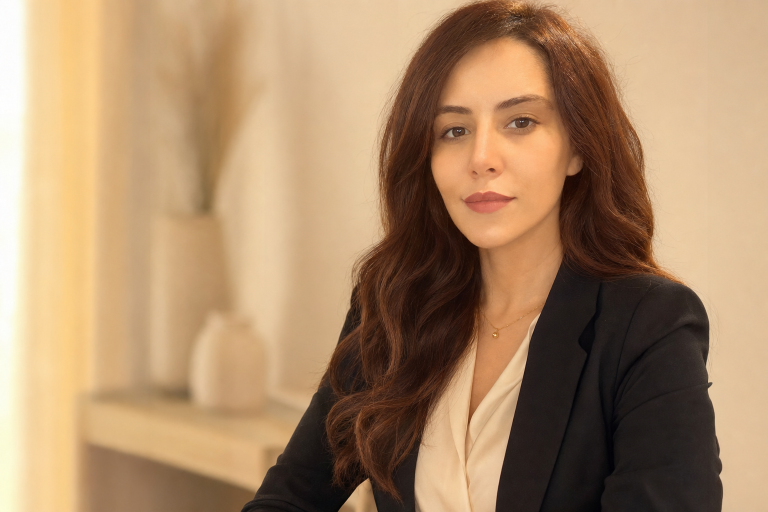
#> input picture Assets/nesreen-hero-generated.png, 1536 x 1024 px, found by its file name (shown at 1/2 size)
$ python merge_portraits.py
#> lines starting #> are read from the running program, lines starting #| are printed output that depends on the picture
#> in export, im is the input picture: PIL image 1536x1024 RGB; mean R, G, B 170.6, 138.2, 104.8
"""Export generated home + coaching portraits into estrella/*.jpg."""
from __future__ import annotations

import shutil
from pathlib import Path

from PIL import Image, ImageOps

BASE = Path(__file__).resolve().parents[1]
REPO = BASE.parent
ASSETS = REPO / "assets"
OUTPUT_SIZE = (1200, 1500)

SOURCES = {
    "nesreen-hero.jpg": ASSETS / "nesreen-hero-generated.png",
    "nesreen-coaching.jpg": ASSETS / "nesreen-coaching-generated-v2.png",
}


def crop_to_ratio(
    im: Image.Image,
    ratio_w: int,
    ratio_h: int,
    *,
    anchor_y: float = 0.12,
) -> Image.Image:
#> called with ratio_w = 4, ratio_h = 5, anchor_y = 0.1
    w, h = im.size
#> w = 1536; h = 1024
    target = ratio_w / ratio_h
    current = w / h
#> current = 1.5
    if current > target:
        new_w = int(h * target)
#> new_w = 819
        new_h = h
#> new_h = 1024
    else:
        new_w = w
        new_h = int(w / target)
    left = (w - new_w) // 2
#> left = 358
    top = int((h - new_h) * anchor_y)
#> top = 0
    top = max(0, min(top, h - new_h))
    return im.crop((left, top, left + new_w, top + new_h))
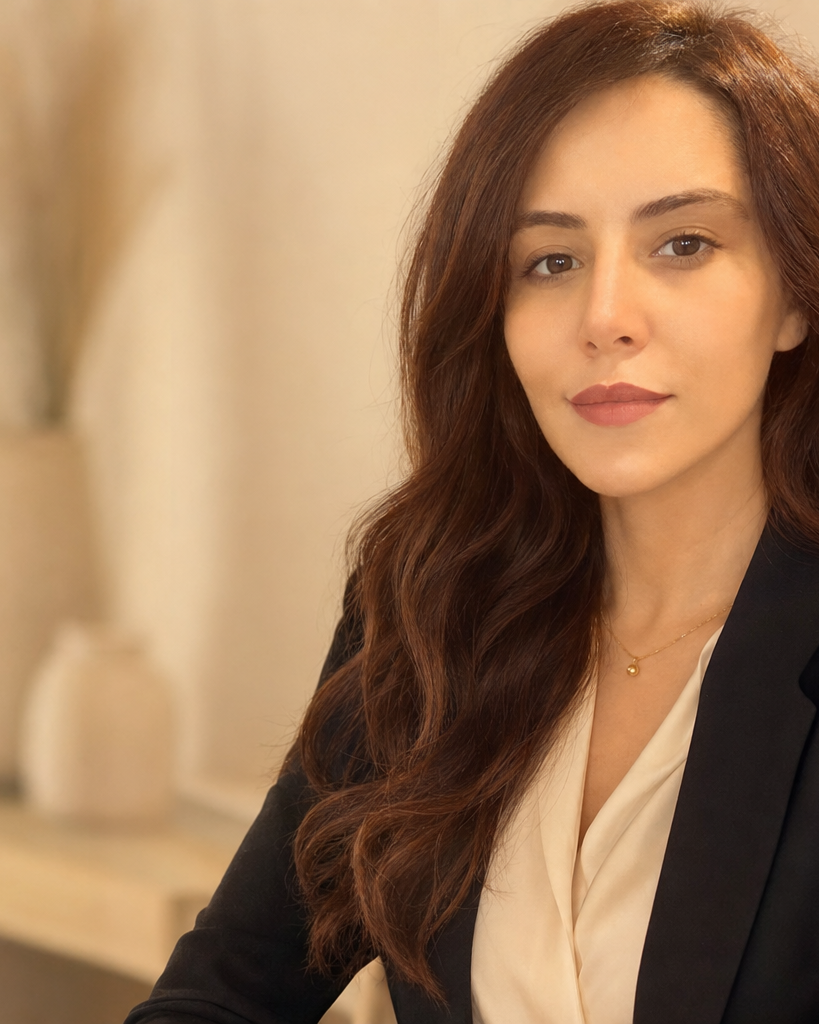
#> returned value: PIL image 819x1024 RGB; mean R, G, B 155.8, 120.5, 89


def export(src: Path, dest: Path, *, anchor_y: float = 0.12) -> None:
    if not src.exists():
        raise FileNotFoundError(src)
    if dest.exists():
        backup = dest.with_name(dest.stem + "-previous-backup" + dest.suffix)
        if not backup.exists():
            shutil.copy2(dest, backup)
    im = ImageOps.exif_transpose(Image.open(src).convert("RGB"))
    out = crop_to_ratio(im, 4, 5, anchor_y=anchor_y).resize(
        OUTPUT_SIZE, Image.Resampling.LANCZOS
    )
    out.save(dest, "JPEG", quality=92, optimize=True, subsampling=0)
    print(f"{dest.name} <- {src.name} ({out.size[0]}x{out.size[1]})")
#| nesreen-hero.jpg <- nesreen-hero-generated.png (1200x1500)


def main() -> None:
    for dest_name, src in SOURCES.items():
        export(src, BASE / dest_name, anchor_y=0.10)
#> pass 2 of the loop in main, `for dest_name, src in SOURCES.items():`:
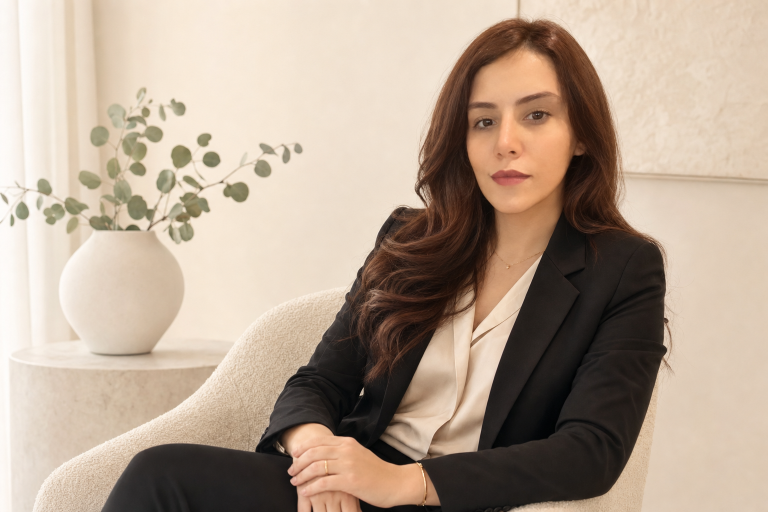
#> input picture Assets/nesreen-coaching-generated-v2.png, 1536 x 1024 px, found by its file name (shown at 1/2 size)
#> in export, im is the input picture: PIL image 1536x1024 RGB; mean R, G, B 180.1, 161.8, 144.8
#> in crop_to_ratio (call 2), `return im.crop((left, top, left + new_w, top + new_h))`:
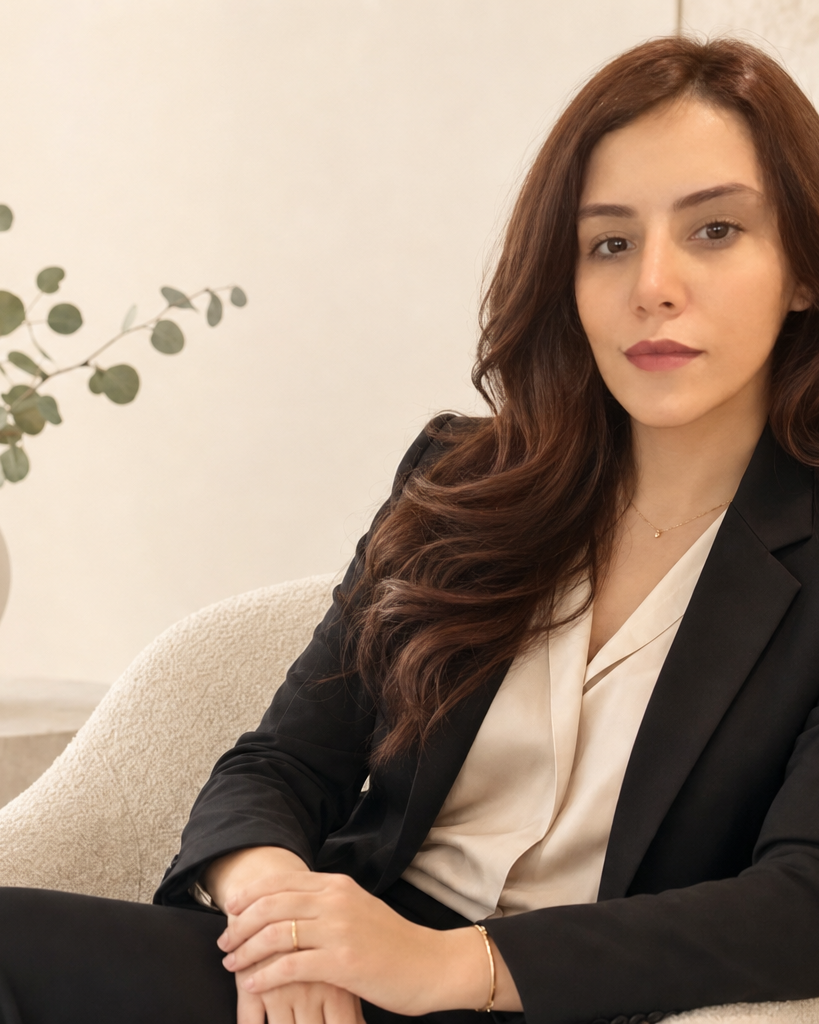
#> returned value: PIL image 819x1024 RGB; mean R, G, B 161.2, 140.7, 124
#| nesreen-coaching.jpg <- nesreen-coaching-generated-v2.png (1200x1500)


if __name__ == "__main__":
    main()
